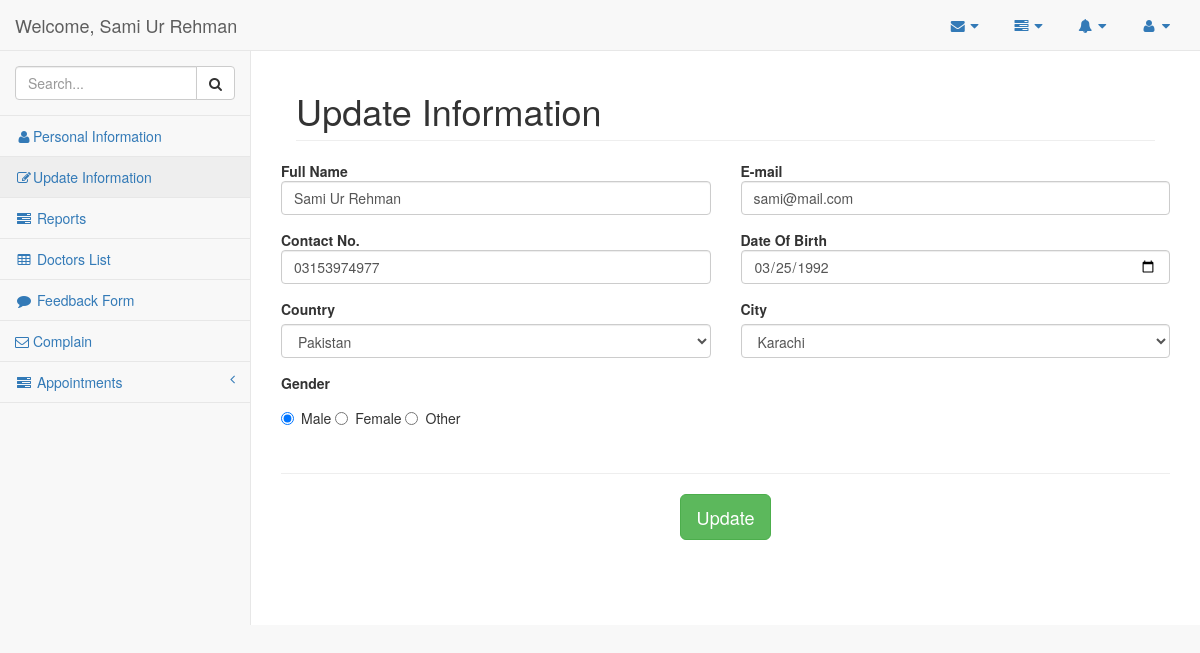
Screenshot of /edit.php (signed in) with the database file from the repository.
### tables this page shows
CREATE TABLE `tbl_patient` (
  `patient_id` int(10) NOT NULL AUTO_INCREMENT,
  `name` varchar(30) DEFAULT NULL,
  `email` varchar(50) DEFAULT NULL,
  `phone` varchar(255) DEFAULT NULL,
  `date_of_birth` int(11) DEFAULT NULL,
  `country` varchar(255) DEFAULT NULL,
  `city` varchar(255) DEFAULT NULL,
  `password` varchar(255) DEFAULT NULL,
  `gender` varchar(10) DEFAULT NULL,
  `created_on` int(11) DEFAULT NULL,
  `updated_on` int(11) DEFAULT NULL,
  PRIMARY KEY (`patient_id`)
);

### edit.php (the view, shortened to what this page needs)
<?php
	include('database_connectivity.php');
    $query = "SELECT * FROM tbl_patient where patient_id = '".$_SESSION['user_id']."'";
    $result = $conn->query($query);
    while ($row = $result->fetch_assoc()) {
        $email = $row['email'];
        $phone = $row['phone'];
        $date_of_birth = $row['date_of_birth'];
        $date_of_birth = strftime('%Y-%m-%d', $date_of_birth);
        $country = $row['country'];
        $city = $row['city'];
        $gender = $row['gender'];
    }
?>
<!DOCTYPE html>
<html>
<head>
    <?php include('head.php'); ?>
</head>
<body>
    <div id="wrapper">
    	<?php include('sidebar.php'); ?>
    	<div id="page-wrapper" style="min-height: 574px;">
            <div class="container-fluid">
                <div class="row">
                    <div class="col-lg-12">
                        <h1 class="page-header">Update Information</h1>
                    </div>
                    <form method="post" action="operation.php" enctype="multipart/form-data">
                        <div class="row">
                            <div class="form-group col-md-6">
                                <b>Full Name</b>
                                <input class="form-control" placeholder="Name axb" name="full_name" type="text" autofocus="" required="full_name" value="<?=$name?>">
                            </div>
                            <div class="form-group col-md-6">
                                <b>E-mail</b>
                                <input class="form-control" placeholder="E-mail" name="email" type="email" autofocus="" required="email" value="<?=$email?>">
                            </div>
                            <div class="form-group col-md-6">
                                <b>Contact No.</b>
                                <input class="form-control" placeholder="03xxxxxxxxx" name="contact_no" type="number" autofocus="" required="contact_no" value="<?=$phone?>">
                            </div>
                            <div class="form-group col-md-6">
                                <b>Date Of Birth</b>
                                <input class="form-control" name="birthday" type="date" autofocus="" required="birthday" value="<?=$date_of_birth?>">
                            </div>
                            <div class="form-group col-md-6">
                                <label>Country</label>
                                <?php
                                    $country_list = array('Pakistan','Australia','Italy','Turkey','Germany');
                                ?>
                                <select name="country" class="form-control">
                                    <?php
                                        foreach($country_list as $c)
                                        {
                                            ?>
                                            <option values="<?=$c?>" <?php if($c==$country){echo "selected";}?>>
                                                <?=$c?>
                                            </option>
                                            <?php
                                        }
                                    ?>
                                </select>
                            </div>
                            <div class="form-group col-md-6">
                                <label>City</label>
                                <?php
                                    $city_list = array(
                                        'Karachi','Lahore','Islamabad','Multan','Hyderabad',
                                        'Sydney','Melbourne','Cairns','Busselton','Albany',
                                        'Rome','Milan','Bologna','Florence','Verona',
                                        'Istanbul','Ankara','Adana','Mersin','Erzurum',
                                        'Berlin','Munich','Dortmund','Bremen','Bonn'
                                    );
                                ?>
                                <select name="city" class="form-control">
                                    <?php
                                        foreach($city_list as $cl)
                                        {
                                            ?>
                                            <option value="<?=$cl?>" <?php if($cl==$city){echo "selected";}?>><?=$cl?></option>
                                            <?php
                                        }
                                    ?>
                                </select>
                            </div>
                            <div class="form-group col-md-12">
                                <label>Gender</label>
                                <div class="radio">
                                    <label>
                                        <input name="gender" type="radio" value="male"
                                        <?php
                                            if($gender == 'male')
                                            {
                                                echo 'checked';
                                            }
                                            ?>
                                        >Male
                                    </label>
                                    <label>
                                        <input name="gender" type="radio" value="female"
                                        <?php
                                            if($gender == 'female')
                                            {
                                                echo 'checked';
                                            }
                                        ?>
                                        >Female
                                    </label>
                                    <label>
                                        <input name="gender" type="radio" value="other"
                                        <?php
                                            if($gender == 'other')
                                            {
                                                echo 'checked';
                                            }
                                        ?>
                                        >Other
                                    </label>
                                </div>
                            </div>
                        </div>
                            <hr>
                        <div class="col-md-12 text-center">
                            <input type="submit" name="btn_update" value="Update" class="btn btn-lg btn-success ">
                        </div>
                    </form>
                </div>
            </div>
        </div>
    </div>
</body>
</html>

### sidebar.php (shortened to what this page needs)
<?php
    include('database_connectivity.php');
    if (isset($_SESSION['user_id'])) {
        $query = "SELECT * FROM tbl_patient where patient_id = '".$_SESSION['user_id']."'";
        $result = $conn->query($query);
        while ($row = $result->fetch_assoc()) {
            $name = $row['name'];
        }
    }
?>
<nav class="navbar navbar-default navbar-static-top" role="navigation" style="margin-bottom: 0">
    <div class="navbar-header">
        <a class="navbar-brand" href="dashboard.php">Welcome, <?=$name?> </a>
    </div>
    <ul class="nav navbar-top-links navbar-right in">
        <li class="dropdown">
            <a class="dropdown-toggle" data-toggle="dropdown" href="#" aria-expanded="false">
                <i class="fa fa-envelope fa-fw"></i> <i class="fa fa-caret-down"></i>
            </a>
        </li>
        <li class="dropdown">
            <a class="dropdown-toggle" data-toggle="dropdown" href="#" aria-expanded="false">
                <i class="fa fa-tasks fa-fw"></i> <i class="fa fa-caret-down"></i>
            </a>
        </li>
        <li class="dropdown">
            <a class="dropdown-toggle" data-toggle="dropdown" href="#" aria-expanded="false">
                <i class="fa fa-bell fa-fw"></i> <i class="fa fa-caret-down"></i>
            </a>
        </li>
        <li class="dropdown">
            <a class="dropdown-toggle" data-toggle="dropdown" href="#" aria-expanded="false">
                <i class="fa fa-user fa-fw"></i> <i class="fa fa-caret-down"></i>
            </a>
        </li>
    </ul>
    <div class="navbar-default sidebar in" role="navigation">
        <div class="sidebar-nav navbar-collapse">
            <ul class="nav in" id="side-menu">
                <li class="sidebar-search">
                    <div class="input-group custom-search-form">
                        <input type="text" class="form-control" placeholder="Search...">
                        <span class="input-group-btn">
                            <button class="btn btn-default" type="button">
                                <i class="fa fa-search"></i>
                            </button>
                        </span>
                    </div>
                </li>
                <?php
                    if (isset($_SESSION['user_id'])) {
                       ?>
                        <li>
                            <a href="dashboard.php"><i class="fa fa-user fa-fw"></i>Personal Information</a>
                        </li>
                        <li>
                            <a href="edit.php"><i class="fa fa-edit fa-fw"></i>Update Information</a>
                        </li>
                        <li>
                            <a href="upload_reports.php"><i class="fa fa-tasks fa-fw"></i> Reports</a>
                        </li>
                        <li>
                            <a href="doctors_list.php"><i class="fa fa-table fa-fw"></i> Doctors List</a>
                        </li>
                        <li>
                            <a href="feedback.php"><i class="fa fa-comment fa-fw"></i> Feedback Form</a>
                        </li>
                        <li>
                            <a href="complain.php"><i class="fa fa-envelope-o" aria-hidden="true"></i> Complain</a>
                        </li>
                        <li>
                            <a href="#"><i class="fa fa-tasks  fa-fw"></i> Appointments<span class="fa arrow"></span></a>
                        </li>
                       <?php
                    }
                        ?>
            </ul>
        </div>
    </div>
</nav>

### rows the page displays
tbl_patient: name "Sami Ur Rehman", full_name "Sami Ur Rehman", email "sami@mail.com", contact_no "03153974977", birthday "03/25/1992", country "Pakistan", city "Karachi", gender "☑ Male", gender "☐ Female", gender "☐ Other"
